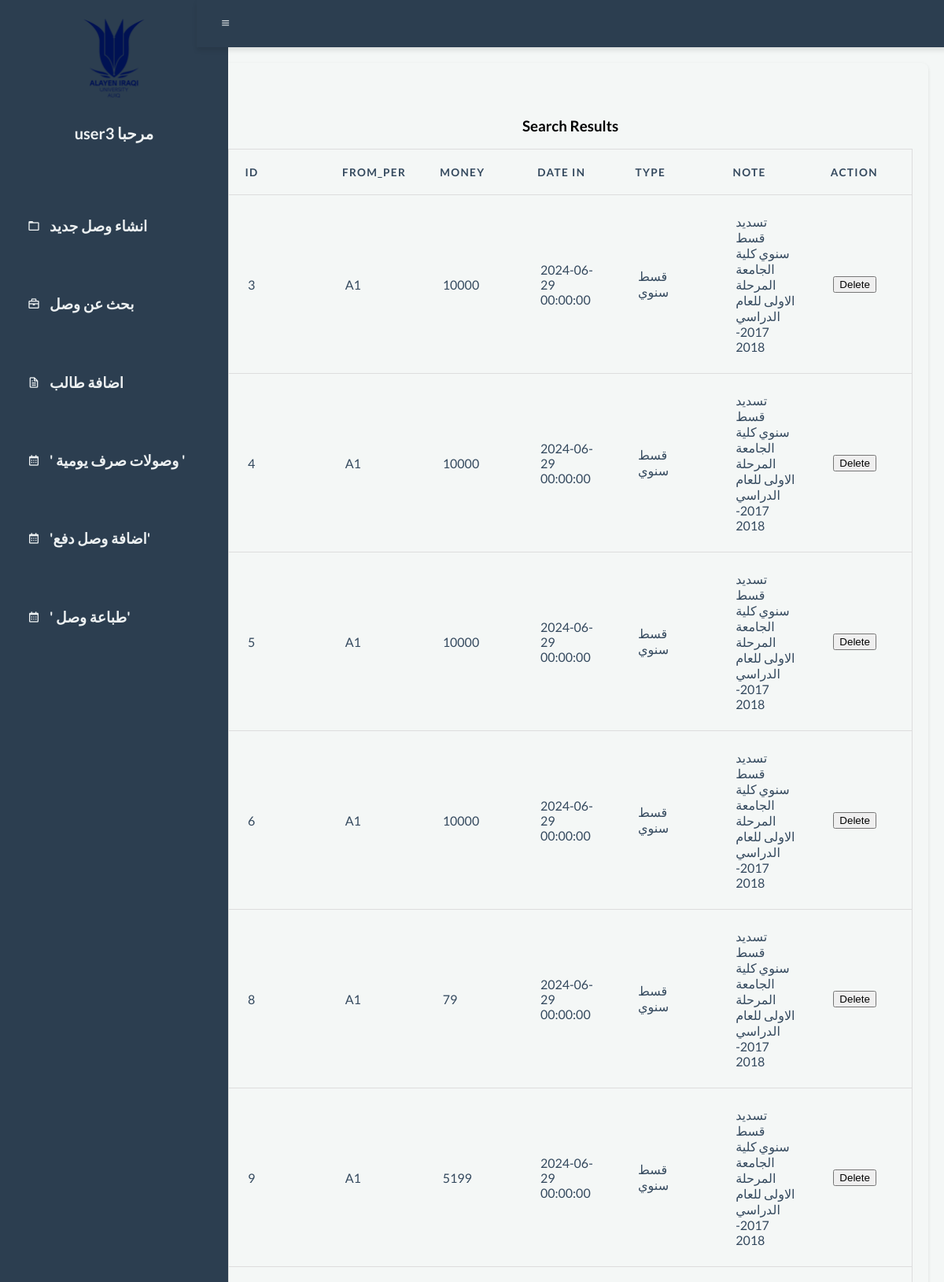
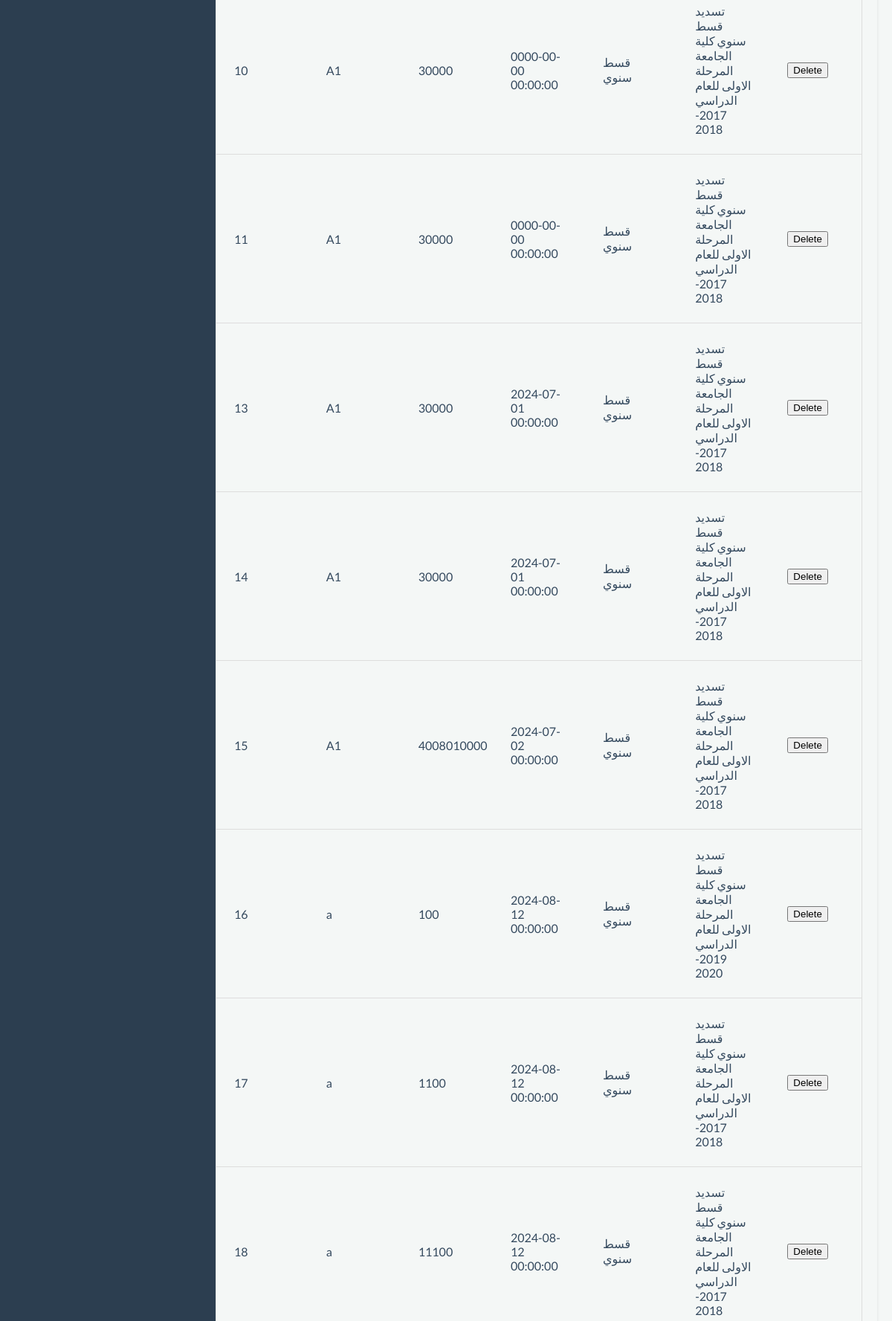
Screenshot of /accounts/view/sidebar_search_records.php (signed in, upper part) with the database file from the repository (2 pictures, top to bottom).
### tables this page shows
CREATE TABLE `daily_record` (
  `id_dc` int(11) NOT NULL,
  `number` float DEFAULT NULL,
  `money` float DEFAULT NULL,
  `data_in` datetime DEFAULT NULL,
  `type` text DEFAULT NULL,
  `date_ac` datetime DEFAULT NULL,
  `note` text DEFAULT NULL,
  `from_per` text DEFAULT NULL,
  `write_mo` text DEFAULT NULL,
  `id_u` float DEFAULT NULL,
  `name` text DEFAULT NULL,
  `id_col` float DEFAULT NULL,
  `id_s` float DEFAULT NULL,
  `e_number` text DEFAULT NULL,
  `e_date` varchar(255) DEFAULT NULL,
  `type_of_receipt` int(11) DEFAULT NULL,
  `year_r` varchar(50) DEFAULT NULL,
  `in_number` varchar(50) DEFAULT NULL,
  `in_date` datetime DEFAULT NULL,
  `in_amount` varchar(50) DEFAULT NULL,
  `adder_name` varchar(255) DEFAULT NULL,
  `added_date` datetime DEFAULT NULL,
  `updater_name` varchar(255) DEFAULT NULL,
  `updated_date` datetime DEFAULT NULL
);

### accounts/view/search_records.php (the view, shortened to what this page needs)
<?php
include "../php/env/db.php";
$search_term = $_GET['search_term'];
$sql = "SELECT * FROM daily_record WHERE ";
$sql .= "id_dc LIKE '%$search_term%' OR ";
$sql .= "number LIKE '%$search_term%' OR ";
$sql .= "money LIKE '%$search_term%' OR ";
$sql .= "data_in LIKE '%$search_term%' OR ";
$sql .= "type LIKE '%$search_term%' OR ";
$sql .= "note LIKE '%$search_term%' OR ";
$sql .= "from_per LIKE '%$search_term%' OR ";
$sql .= "write_mo LIKE '%$search_term%' OR ";
$sql .= "id_u LIKE '%$search_term%' OR ";
$sql .= "name LIKE '%$search_term%' OR ";
$sql .= "id_col LIKE '%$search_term%' OR ";
$sql .= "id_s LIKE '%$search_term%' OR ";
$sql .= "e_number LIKE '%$search_term%' OR ";
$sql .= "e_date LIKE '%$search_term%' OR ";
$sql .= "year_r LIKE '%$search_term%' OR ";
$sql .= "in_number LIKE '%$search_term%' OR ";
$sql .= "in_date LIKE '%$search_term%' OR ";
$sql .= "in_amount LIKE '%$search_term%' OR ";
$sql .= "adder_name LIKE '%$search_term%' OR ";
$sql .= "added_date LIKE '%$search_term%' OR ";
$sql .= "updater_name LIKE '%$search_term%' OR ";
$sql .= "updated_date LIKE '%$search_term%'";
$result = $conn->query($sql);
if ($result->num_rows > 0) {
    echo "<h3>Search Results</h3>";
    echo "<table>";
    echo "<tr><th>ID</th><th>from_per</th><th>Money</th><th>Date In</th><th>Type</th><th>Note</th><th>Action</th></tr>";
    while ($row = $result->fetch_assoc()) {
        echo "<tr>";
        echo "<td>".$row['id_dc']."</td>";
        echo "<td>".$row['from_per']."</td>";
        echo "<td>".$row['money']."</td>";
        echo "<td>".$row['data_in']."</td>";
        echo "<td>".$row['type']."</td>";
        echo "<td>".$row['note']."</td>";
        echo "<td><button class='delete-btn' data-id='".$row['id_dc']."'>Delete</button></td>";
        echo "</tr>";
    }
    echo "</table>";
} else {
    echo "No matching records found";
}
?>

### accounts/css/stylesheet.css (style rules this page uses)
body { font-family: 'Lato', sans-serif; margin: 0; padding: 0; height: 100vh; overflow: hidden; background-color: #f4f7f6; }
:root { --primary-color: #2c3e50; --secondary-color: #1abc9c; --background-color: #f4f7f6; --text-color: #34495e; --light-text-color: #ecf0f1; --hover-color: #16a085; }
table { border-collapse: collapse; width: 100%; table-layout: fixed; color: var(--text-color); border-spacing: 0 15px; }
table tr { background-color: transparent; border: 1px solid #ddd; padding: .35em; }
table th, table td { padding: 1.5em; text-align: left; }
table th { font-size: .85em; letter-spacing: .1em; text-transform: uppercase; }

### rows the page displays
daily_record: id_dc "3", from_per "A1", money "10000", data_in "2024-06-29 00:00:00", type "قسط سنوي", note "تسديد قسط سنوي كلية الجامعة المرحلة الاولى للعام الدراسي 2017-2018"
daily_record: id_dc "4", from_per "A1", money "10000", data_in "2024-06-29 00:00:00", type "قسط سنوي", note "تسديد قسط سنوي كلية الجامعة المرحلة الاولى للعام الدراسي 2017-2018"
daily_record: id_dc "5", from_per "A1", money "10000", data_in "2024-06-29 00:00:00", type "قسط سنوي", note "تسديد قسط سنوي كلية الجامعة المرحلة الاولى للعام الدراسي 2017-2018"
daily_record: id_dc "6", from_per "A1", money "10000", data_in "2024-06-29 00:00:00", type "قسط سنوي", note "تسديد قسط سنوي كلية الجامعة المرحلة الاولى للعام الدراسي 2017-2018"
daily_record: id_dc "8", from_per "A1", money "79", data_in "2024-06-29 00:00:00", type "قسط سنوي", note "تسديد قسط سنوي كلية الجامعة المرحلة الاولى للعام الدراسي 2017-2018"
daily_record: id_dc "9", from_per "A1", money "5199", data_in "2024-06-29 00:00:00", type "قسط سنوي", note "تسديد قسط سنوي كلية الجامعة المرحلة الاولى للعام الدراسي 2017-2018"
daily_record: id_dc "10", from_per "A1", money "30000", data_in "0000-00-00 00:00:00", type "قسط سنوي", note "تسديد قسط سنوي كلية الجامعة المرحلة الاولى للعام الدراسي 2017-2018"
daily_record: id_dc "11", from_per "A1", money "30000", data_in "0000-00-00 00:00:00", type "قسط سنوي", note "تسديد قسط سنوي كلية الجامعة المرحلة الاولى للعام الدراسي 2017-2018"
daily_record: id_dc "13", from_per "A1", money "30000", data_in "2024-07-01 00:00:00", type "قسط سنوي", note "تسديد قسط سنوي كلية الجامعة المرحلة الاولى للعام الدراسي 2017-2018"
daily_record: id_dc "14", from_per "A1", money "30000", data_in "2024-07-01 00:00:00", type "قسط سنوي", note "تسديد قسط سنوي كلية الجامعة المرحلة الاولى للعام الدراسي 2017-2018"
daily_record: id_dc "15", from_per "A1", money "4008010000", data_in "2024-07-02 00:00:00", type "قسط سنوي", note "تسديد قسط سنوي كلية الجامعة المرحلة الاولى للعام الدراسي 2017-2018"
daily_record: id_dc "16", from_per "a", money "100", data_in "2024-08-12 00:00:00", type "قسط سنوي", note "تسديد قسط سنوي كلية الجامعة المرحلة الاولى للعام الدراسي 2019-2020"
daily_record: id_dc "17", from_per "a", money "1100", data_in "2024-08-12 00:00:00", type "قسط سنوي", note "تسديد قسط سنوي كلية الجامعة المرحلة الاولى للعام الدراسي 2017-2018"
daily_record: id_dc "18", from_per "a", money "11100", data_in "2024-08-12 00:00:00", type "قسط سنوي", note "تسديد قسط سنوي كلية الجامعة المرحلة الاولى للعام الدراسي 2017-2018"

### other values shown
$_SESSION['username'] "user3"
